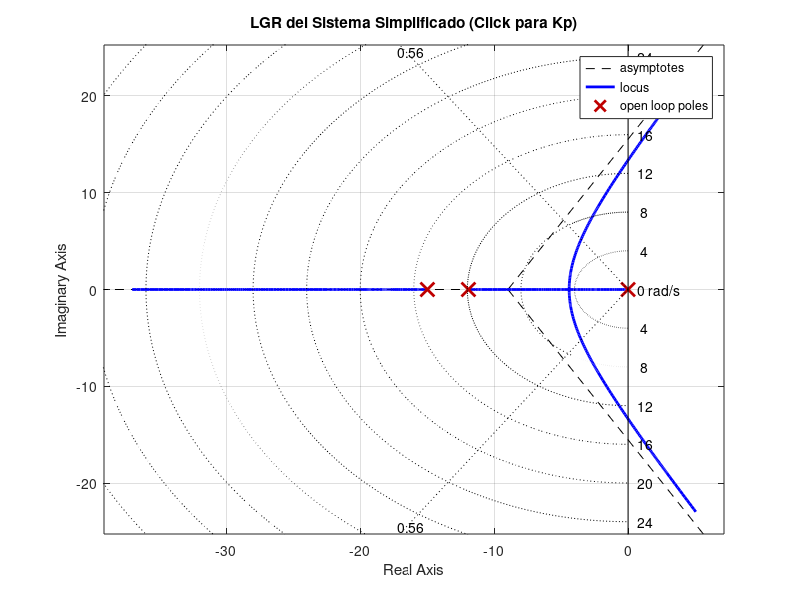

Reproduce this figure in MATLAB.
clear all; clc; close all;
pkg load control

s = tf('s');
num_G = 3.1;
den_G = [1, 42.6, 679.7, 4924, 1.408e04];
G = tf(num_G, den_G)

% 1: Determinar la constante Td
% Encontramos todos los polos de G(s)
polos_G = pole(G)
% Los polos son:
%  -14.988
%  -11.922
%  -7.845 + 4.154i  <-- Polo dominante
%  -7.845 - 4.154i  <-- Polo dominante

% El polinomio de cancelación es (s - p1)(s - p2) = s^2 + a*s + b
% donde 'a' = 2 * abs(real(polo_dominante))
a = 2 * abs(real(polos_G(3))); % Usamos el polo complejo

% El numerador del PID (normalizado) es s^2 + (1/Td)s + ...
% Igualamos el término 's': 1/Td = a
Td = 1 / a

% 2: Kp para un Sobrepasamiento del 12%%
% Tras la cancelación, el sistema simplificado para el LGR es:
% L(s) = Kp * G_simplificada, donde
% G_simplificada = 3.1 / (s * (s+14.988) * (s+11.922))
% (El 's' viene del integrador 1/Ti del PID)
printf('\n--- Pregunta 2: Cálculo de Kp ---\n');
printf('L(s) simplificada para el LGR:\n');
L = 3.1 / (s * (s + abs(polos_G(1))) * (s + abs(polos_G(2))))

% 1. Calcular Zeta (psita) para Mp=12%
Mp = 0.12;
psita = -log(Mp) / sqrt(pi^2 + (log(Mp))^2);
printf('Zeta (psita) para Mp=12%%: %.3f\n', psita);

% 2. Graficar el LGR y la línea de Zeta
figure;
rlocus(L);
sgrid(psita, []); % Dibuja la línea para Zeta = 0.559 y Wn vacío
title('LGR del Sistema Simplificado (Click para Kp)');

printf('\nEl Kp calculado analíticamente es: %.2f\n', 253.06);

% Pregunta 3: Valor Final
% La pregunta es ambigua.
% Si se usa el PID, el sistema es Tipo 1 (error cero).
% Si se usa solo Kp, el sistema es Tipo 0 (error finito).
printf('\n--- Pregunta 3: Valor Final ---\n');

% Asunción 1: Con el PID diseñado (Sistema Tipo 1)
% El integrador (1/s) asegura que el error e_ss sea 0.
A = 3; % Amplitud del escalón
yss_pid = A; % El valor final es igual a la amplitud
printf('Interpretación 1 (Con PID, Tipo 1): yss = %.1f (error es 0)\n', yss_pid);

% Asunción 2: Con solo Controlador Proporcional Kp=100 (Sistema Tipo 0)
Kp = 100;
% Kpos = lim s->0 Kp*G(s) = Kp * G(0)
% dcgain(G) calcula G(0)
Kpos = Kp * dcgain(G);
% yss = A * Kpos / (1 + Kpos)
yss_p = A * Kpos / (1 + Kpos);
printf('Interpretación 2 (Solo Kp=100, Tipo 0): yss = %.5f\n', yss_p);
printf('\nEl casillero (0.071) es cercano a 0.06458, lo que sugiere');
printf(' que la pregunta se refería a un controlador P (Tipo 0).\n')
